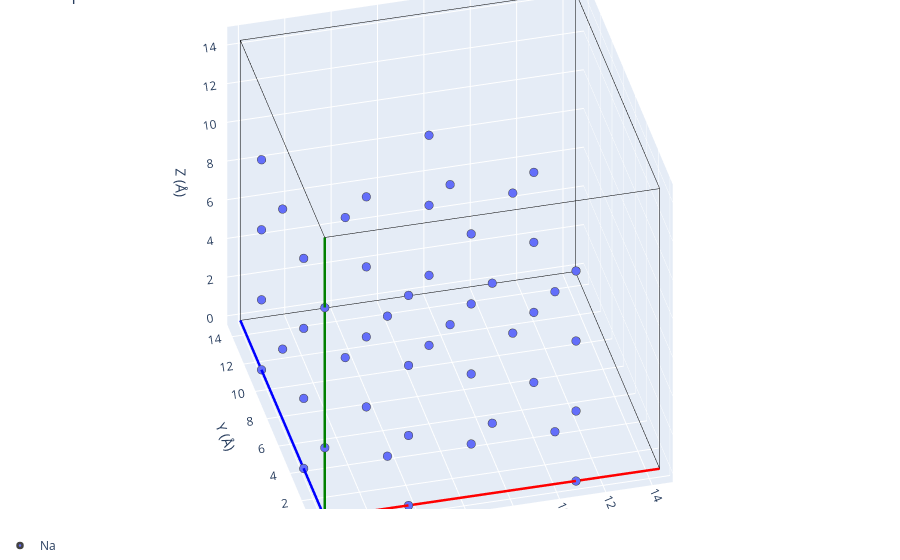

Notebook code cell kept with this figure:
### Markdown cell above
## Comparison with the expected sites

The workshop reference `structure_1.cif` describes the conventional, cubic *I*-43*m*
Na&#8323;(Sb/W)S&#8324; with the sodium spread over a single (disordered) Wyckoff site.
Expanded to the 2&times;2&times;2 MD supercell it lists 48 ideal sodium positions. Overlaying
them on the density shows how well the simulation reproduces the known sodium sublattice.

### Code cell
from pymatgen.core import Structure

from gemdat.io import read_cif

# Conventional I-43m reference, expanded to the 2x2x2 MD supercell and stripped
# down to the sodium sublattice. Place the sites in the volume's lattice so they
# share its coordinate frame.
reference = read_cif(f'{DATA}/structure_1.cif')
reference.make_supercell((2, 2, 2))
reference.remove_species(['S', 'Sb', 'W'])

expected_sites = Structure(
    lattice=vol.lattice,
    species=[site.species.elements[0] for site in reference],
    coords=[site.frac_coords for site in reference],
)

print(f'reference sodium sites: {len(expected_sites)}')
plot_3d(structure=expected_sites)

### Figure 1 — Plotly figure (JSON) as saved in the notebook; plotly's stock layout.template omitted (floating-point values rounded to 4 significant figures)
{"data": [{"line": {"color": "red", "width": 5}, "mode": "lines", "showlegend": false, "type": "scatter3d", "x": [0, 14.44], "y": [0, -0.02995], "z": [0, 3.137e-05]}, {"line": {"color": "blue", "width": 5}, "mode": "lines", "showlegend": false, "type": "scatter3d", "x": [0, -0.02995], "y": [0, 14.44], "z": [0, -5.366e-05]}, {"line": {"color": "green", "width": 5}, "mode": "lines", "showlegend": false, "type": "scatter3d", "x": [0, 3.129e-05], "y": [0, -5.396e-05], "z": [0, 14.48]}, {"line": {"color": "black", "width": 1}, "mode": "lines", "showlegend": false, "type": "scatter3d", "x": [14.44, 14.41], "y": [-0.02995, 14.41], "z": [3.137e-05, -2.229e-05]}, {"line": {"color": "black", "width": 1}, "mode": "lines", "showlegend": false, "type": "scatter3d", "x": [14.44, 14.44], "y": [-0.02995, -0.03], "z": [3.137e-05, 14.48]}, {"line": {"color": "black", "width": 1}, "mode": "lines", "showlegend": false, "type": "scatter3d", "x": [-0.02995, 14.41], "y": [14.44, 14.41], "z": [-5.366e-05, -2.229e-05]}, {"line": {"color": "black", "width": 1}, "mode": "lines", "showlegend": false, "type": "scatter3d", "x": [-0.02995, -0.02991], "y": [14.44, 14.44], "z": [-5.366e-05, 14.48]}, {"line": {"color": "black", "width": 1}, "mode": "lines", "showlegend": false, "type": "scatter3d", "x": [3.129e-05, 14.44], "y": [-5.396e-05, -0.03], "z": [14.48, 14.48]}, {"line": {"color": "black", "width": 1}, "mode": "lines", "showlegend": false, "type": "scatter3d", "x": [3.129e-05, -0.02991], "y": [-5.396e-05, 14.44], "z": [14.48, 14.48]}, {"line": {"color": "black", "width": 1}, "mode": "lines", "showlegend": false, "type": "scatter3d", "x": [14.41, -0.02991], "y": [14.41, 14.44], "z": [14.48, 14.48]}, {"line": {"color": "black", "width": 1}, "mode": "lines", "showlegend": false, "type": "scatter3d", "x": [14.41, 14.44], "y": [14.41, -0.03], "z": [14.48, 14.48]}, {"line": {"color": "black", "width": 1}, "mode": "lines", "showlegend": false, "type": "scatter3d", "x": [14.41, 14.41], "y": [14.41, 14.41], "z": [14.48, -2.229e-05]}, {"line": {"color": "red", "width": 5}, "mode": "lines", "showlegend": false, "type": "scatter3d", "x": [0, 14.44], "y": [0, -0.02995], "z": [0, 3.137e-05]}, {"line": {"color": "blue", "width": 5}, "mode": "lines", "showlegend": false, "type": "scatter3d", "x": [0, -0.02995], "y": [0, 14.44], "z": [0, -5.366e-05]}, {"line": {"color": "green", "width": 5}, "mode": "lines", "showlegend": false, "type": "scatter3d", "x": [0, 3.129e-05], "y": [0, -5.396e-05], "z": [0, 14.48]}, {"line": {"color": "black", "width": 1}, "mode": "lines", "showlegend": false, "type": "scatter3d", "x": [14.44, 14.41], "y": [-0.02995, 14.41], "z": [3.137e-05, -2.229e-05]}, {"line": {"color": "black", "width": 1}, "mode": "lines", "showlegend": false, "type": "scatter3d", "x": [14.44, 14.44], "y": [-0.02995, -0.03], "z": [3.137e-05, 14.48]}, {"line": {"color": "black", "width": 1}, "mode": "lines", "showlegend": false, "type": "scatter3d", "x": [-0.02995, 14.41], "y": [14.44, 14.41], "z": [-5.366e-05, -2.229e-05]}, {"line": {"color": "black", "width": 1}, "mode": "lines", "showlegend": false, "type": "scatter3d", "x": [-0.02995, -0.02991], "y": [14.44, 14.44], "z": [-5.366e-05, 14.48]}, {"line": {"color": "black", "width": 1}, "mode": "lines", "showlegend": false, "type": "scatter3d", "x": [3.129e-05, 14.44], "y": [-5.396e-05, -0.03], "z": [14.48, 14.48]}, {"line": {"color": "black", "width": 1}, "mode": "lines", "showlegend": false, "type": "scatter3d", "x": [3.129e-05, -0.02991], "y": [-5.396e-05, 14.44], "z": [14.48, 14.48]}, {"line": {"color": "black", "width": 1}, "mode": "lines", "showlegend": false, "type": "scatter3d", "x": [14.41, -0.02991], "y": [14.41, 14.44], "z": [14.48, 14.48]}, {"line": {"color": "black", "width": 1}, "mode": "lines", "showlegend": false, "type": "scatter3d", "x": [14.41, 14.44], "y": [14.41, -0.03], "z": [14.48, 14.48]}, {"line": {"color": "black", "width": 1}, "mode": "lines", "showlegend": false, "type": "scatter3d", "x": [14.41, 14.41], "y": [14.41, 14.41], "z": [14.48, -2.229e-05]}, {"hovertemplate": "%{hovertext}<extra></extra>", "hovertext": ["Na<br>occupancy: 1.00"], "legendgroup": "Na", "marker": {"color": "#636EFA", "line": {"width": 2.5}, "size": 5}, "mode": "markers", "name": "Na", "showlegend": true, "type": "scatter3d", "x": [7.823e-06], "y": [-1.349e-05], "z": [3.619]}, {"hovertemplate": "%{hovertext}<extra></extra>", "hovertext": ["Na<br>occupancy: 1.00"], "legendgroup": "Na", "marker": {"color": "#636EFA", "line": {"width": 2.5}, "size": 5}, "mode": "markers", "name": "Na", "showlegend": false, "type": "scatter3d", "x": [2.347e-05], "y": [-4.047e-05], "z": [10.86]}, {"hovertemplate": "%{hovertext}<extra></extra>", "hovertext": ["Na<br>occupancy: 1.00"], "legendgroup": "Na", "marker": {"color": "#636EFA", "line": {"width": 2.5}, "size": 5}, "mode": "markers", "name": "Na", "showlegend": false, "type": "scatter3d", "x": [-0.01497], "y": [7.218], "z": [3.619]}, {"hovertemplate": "%{hovertext}<extra></extra>", "hovertext": ["Na<br>occupancy: 1.00"], "legendgroup": "Na", "marker": {"color": "#636EFA", "line": {"width": 2.5}, "size": 5}, "mode": "markers", "name": "Na", "showlegend": false, "type": "scatter3d", "x": [-0.01495], "y": [7.218], "z": [10.86]}, {"hovertemplate": "%{hovertext}<extra></extra>", "hovertext": ["Na<br>occupancy: 1.00"], "legendgroup": "Na", "marker": {"color": "#636EFA", "line": {"width": 2.5}, "size": 5}, "mode": "markers", "name": "Na", "showlegend": false, "type": "scatter3d", "x": [7.218], "y": [-0.01499], "z": [3.619]}, {"hovertemplate": "%{hovertext}<extra></extra>", "hovertext": ["Na<br>occupancy: 1.00"], "legendgroup": "Na", "marker": {"color": "#636EFA", "line": {"width": 2.5}, "size": 5}, "mode": "markers", "name": "Na", "showlegend": false, "type": "scatter3d", "x": [7.219], "y": [-0.01501], "z": [10.86]}, {"hovertemplate": "%{hovertext}<extra></extra>", "hovertext": ["Na<br>occupancy: 1.00"], "legendgroup": "Na", "marker": {"color": "#636EFA", "line": {"width": 2.5}, "size": 5}, "mode": "markers", "name": "Na", "showlegend": false, "type": "scatter3d", "x": [7.204], "y": [7.204], "z": [3.619]}, {"hovertemplate": "%{hovertext}<extra></extra>", "hovertext": ["Na<br>occupancy: 1.00"], "legendgroup": "Na", "marker": {"color": "#636EFA", "line": {"width": 2.5}, "size": 5}, "mode": "markers", "name": "Na", "showlegend": false, "type": "scatter3d", "x": [7.204], "y": [7.203], "z": [10.86]}, {"hovertemplate": "%{hovertext}<extra></extra>", "hovertext": ["Na<br>occupancy: 1.00"], "legendgroup": "Na", "marker": {"color": "#636EFA", "line": {"width": 2.5}, "size": 5}, "mode": "markers", "name": "Na", "showlegend": false, "type": "scatter3d", "x": [-0.007487], "y": [3.609], "z": [-1.341e-05]}, {"hovertemplate": "%{hovertext}<extra></extra>", "hovertext": ["Na<br>occupancy: 1.00"], "legendgroup": "Na", "marker": {"color": "#636EFA", "line": {"width": 2.5}, "size": 5}, "mode": "markers", "name": "Na", "showlegend": false, "type": "scatter3d", "x": [-0.007471], "y": [3.609], "z": [7.238]}, {"hovertemplate": "%{hovertext}<extra></extra>", "hovertext": ["Na<br>occupancy: 1.00"], "legendgroup": "Na", "marker": {"color": "#636EFA", "line": {"width": 2.5}, "size": 5}, "mode": "markers", "name": "Na", "showlegend": false, "type": "scatter3d", "x": [-0.02246], "y": [10.83], "z": [-4.024e-05]}, {"hovertemplate": "%{hovertext}<extra></extra>", "hovertext": ["Na<br>occupancy: 1.00"], "legendgroup": "Na", "marker": {"color": "#636EFA", "line": {"width": 2.5}, "size": 5}, "mode": "markers", "name": "Na", "showlegend": false, "type": "scatter3d", "x": [-0.02244], "y": [10.83], "z": [7.238]}, {"hovertemplate": "%{hovertext}<extra></extra>", "hovertext": ["Na<br>occupancy: 1.00"], "legendgroup": "Na", "marker": {"color": "#636EFA", "line": {"width": 2.5}, "size": 5}, "mode": "markers", "name": "Na", "showlegend": false, "type": "scatter3d", "x": [7.211], "y": [3.594], "z": [2.27e-06]}, {"hovertemplate": "%{hovertext}<extra></extra>", "hovertext": ["Na<br>occupancy: 1.00"], "legendgroup": "Na", "marker": {"color": "#636EFA", "line": {"width": 2.5}, "size": 5}, "mode": "markers", "name": "Na", "showlegend": false, "type": "scatter3d", "x": [7.211], "y": [3.594], "z": [7.238]}, {"hovertemplate": "%{hovertext}<extra></extra>", "hovertext": ["Na<br>occupancy: 1.00"], "legendgroup": "Na", "marker": {"color": "#636EFA", "line": {"width": 2.5}, "size": 5}, "mode": "markers", "name": "Na", "showlegend": false, "type": "scatter3d", "x": [7.196], "y": [10.81], "z": [-2.456e-05]}, {"hovertemplate": "%{hovertext}<extra></extra>", "hovertext": ["Na<br>occupancy: 1.00"], "legendgroup": "Na", "marker": {"color": "#636EFA", "line": {"width": 2.5}, "size": 5}, "mode": "markers", "name": "Na", "showlegend": false, "type": "scatter3d", "x": [7.196], "y": [10.81], "z": [7.238]}, {"hovertemplate": "%{hovertext}<extra></extra>", "hovertext": ["Na<br>occupancy: 1.00"], "legendgroup": "Na", "marker": {"color": "#636EFA", "line": {"width": 2.5}, "size": 5}, "mode": "markers", "name": "Na", "showlegend": false, "type": "scatter3d", "x": [3.609], "y": [-0.007487], "z": [7.842e-06]}, {"hovertemplate": "%{hovertext}<extra></extra>", "hovertext": ["Na<br>occupancy: 1.00"], "legendgroup": "Na", "marker": {"color": "#636EFA", "line": {"width": 2.5}, "size": 5}, "mode": "markers", "name": "Na", "showlegend": false, "type": "scatter3d", "x": [3.609], "y": [-0.007514], "z": [7.238]}, {"hovertemplate": "%{hovertext}<extra></extra>", "hovertext": ["Na<br>occupancy: 1.00"], "legendgroup": "Na", "marker": {"color": "#636EFA", "line": {"width": 2.5}, "size": 5}, "mode": "markers", "name": "Na", "showlegend": false, "type": "scatter3d", "x": [3.594], "y": [7.211], "z": [-1.899e-05]}, {"hovertemplate": "%{hovertext}<extra></extra>", "hovertext": ["Na<br>occupancy: 1.00"], "legendgroup": "Na", "marker": {"color": "#636EFA", "line": {"width": 2.5}, "size": 5}, "mode": "markers", "name": "Na", "showlegend": false, "type": "scatter3d", "x": [3.594], "y": [7.211], "z": [7.238]}, {"hovertemplate": "%{hovertext}<extra></extra>", "hovertext": ["Na<br>occupancy: 1.00"], "legendgroup": "Na", "marker": {"color": "#636EFA", "line": {"width": 2.5}, "size": 5}, "mode": "markers", "name": "Na", "showlegend": false, "type": "scatter3d", "x": [10.83], "y": [-0.02246], "z": [2.353e-05]}, {"hovertemplate": "%{hovertext}<extra></extra>", "hovertext": ["Na<br>occupancy: 1.00"], "legendgroup": "Na", "marker": {"color": "#636EFA", "line": {"width": 2.5}, "size": 5}, "mode": "markers", "name": "Na", "showlegend": false, "type": "scatter3d", "x": [10.83], "y": [-0.02249], "z": [7.238]}, {"hovertemplate": "%{hovertext}<extra></extra>", "hovertext": ["Na<br>occupancy: 1.00"], "legendgroup": "Na", "marker": {"color": "#636EFA", "line": {"width": 2.5}, "size": 5}, "mode": "markers", "name": "Na", "showlegend": false, "type": "scatter3d", "x": [10.81], "y": [7.196], "z": [-3.303e-06]}, {"hovertemplate": "%{hovertext}<extra></extra>", "hovertext": ["Na<br>occupancy: 1.00"], "legendgroup": "Na", "marker": {"color": "#636EFA", "line": {"width": 2.5}, "size": 5}, "mode": "markers", "name": "Na", "showlegend": false, "type": "scatter3d", "x": [10.81], "y": [7.196], "z": [7.238]}, {"hovertemplate": "%{hovertext}<extra></extra>", "hovertext": ["Na<br>occupancy: 1.00"], "legendgroup": "Na", "marker": {"color": "#636EFA", "line": {"width": 2.5}, "size": 5}, "mode": "markers", "name": "Na", "showlegend": false, "type": "scatter3d", "x": [3.602], "y": [3.602], "z": [-5.573e-06]}, {"hovertemplate": "%{hovertext}<extra></extra>", "hovertext": ["Na<br>occupancy: 1.00"], "legendgroup": "Na", "marker": {"color": "#636EFA", "line": {"width": 2.5}, "size": 5}, "mode": "markers", "name": "Na", "showlegend": false, "type": "scatter3d", "x": [3.602], "y": [3.602], "z": [7.238]}, {"hovertemplate": "%{hovertext}<extra></extra>", "hovertext": ["Na<br>occupancy: 1.00"], "legendgroup": "Na", "marker": {"color": "#636EFA", "line": {"width": 2.5}, "size": 5}, "mode": "markers", "name": "Na", "showlegend": false, "type": "scatter3d", "x": [3.587], "y": [10.82], "z": [-3.24e-05]}, {"hovertemplate": "%{hovertext}<extra></extra>", "hovertext": ["Na<br>occupancy: 1.00"], "legendgroup": "Na", "marker": {"color": "#636EFA", "line": {"width": 2.5}, "size": 5}, "mode": "markers", "name": "Na", "showlegend": false, "type": "scatter3d", "x": [3.587], "y": [10.82], "z": [7.238]}, {"hovertemplate": "%{hovertext}<extra></extra>", "hovertext": ["Na<br>occupancy: 1.00"], "legendgroup": "Na", "marker": {"color": "#636EFA", "line": {"width": 2.5}, "size": 5}, "mode": "markers", "name": "Na", "showlegend": false, "type": "scatter3d", "x": [10.82], "y": [3.587], "z": [1.011e-05]}, {"hovertemplate": "%{hovertext}<extra></extra>", "hovertext": ["Na<br>occupancy: 1.00"], "legendgroup": "Na", "marker": {"color": "#636EFA", "line": {"width": 2.5}, "size": 5}, "mode": "markers", "name": "Na", "showlegend": false, "type": "scatter3d", "x": [10.82], "y": [3.587], "z": [7.238]}, {"hovertemplate": "%{hovertext}<extra></extra>", "hovertext": ["Na<br>occupancy: 1.00"], "legendgroup": "Na", "marker": {"color": "#636EFA", "line": {"width": 2.5}, "size": 5}, "mode": "markers", "name": "Na", "showlegend": false, "type": "scatter3d", "x": [10.81], "y": [10.81], "z": [-1.672e-05]}, {"hovertemplate": "%{hovertext}<extra></extra>", "hovertext": ["Na<br>occupancy: 1.00"], "legendgroup": "Na", "marker": {"color": "#636EFA", "line": {"width": 2.5}, "size": 5}, "mode": "markers", "name": "Na", "showlegend": false, "type": "scatter3d", "x": [10.81], "y": [10.81], "z": [7.238]}, {"hovertemplate": "%{hovertext}<extra></extra>", "hovertext": ["Na<br>occupancy: 1.00"], "legendgroup": "Na", "marker": {"color": "#636EFA", "line": {"width": 2.5}, "size": 5}, "mode": "markers", "name": "Na", "showlegend": false, "type": "scatter3d", "x": [3.609], "y": [-0.0075], "z": [3.619]}, {"hovertemplate": "%{hovertext}<extra></extra>", "hovertext": ["Na<br>occupancy: 1.00"], "legendgroup": "Na", "marker": {"color": "#636EFA", "line": {"width": 2.5}, "size": 5}, "mode": "markers", "name": "Na", "showlegend": false, "type": "scatter3d", "x": [3.609], "y": [-0.007527], "z": [10.86]}, {"hovertemplate": "%{hovertext}<extra></extra>", "hovertext": ["Na<br>occupancy: 1.00"], "legendgroup": "Na", "marker": {"color": "#636EFA", "line": {"width": 2.5}, "size": 5}, "mode": "markers", "name": "Na", "showlegend": false, "type": "scatter3d", "x": [3.594], "y": [7.211], "z": [3.619]}, {"hovertemplate": "%{hovertext}<extra></extra>", "hovertext": ["Na<br>occupancy: 1.00"], "legendgroup": "Na", "marker": {"color": "#636EFA", "line": {"width": 2.5}, "size": 5}, "mode": "markers", "name": "Na", "showlegend": false, "type": "scatter3d", "x": [3.594], "y": [7.211], "z": [10.86]}, {"hovertemplate": "%{hovertext}<extra></extra>", "hovertext": ["Na<br>occupancy: 1.00"], "legendgroup": "Na", "marker": {"color": "#636EFA", "line": {"width": 2.5}, "size": 5}, "mode": "markers", "name": "Na", "showlegend": false, "type": "scatter3d", "x": [10.83], "y": [-0.02247], "z": [3.619]}, {"hovertemplate": "%{hovertext}<extra></extra>", "hovertext": ["Na<br>occupancy: 1.00"], "legendgroup": "Na", "marker": {"color": "#636EFA", "line": {"width": 2.5}, "size": 5}, "mode": "markers", "name": "Na", "showlegend": false, "type": "scatter3d", "x": [10.83], "y": [-0.0225], "z": [10.86]}, {"hovertemplate": "%{hovertext}<extra></extra>", "hovertext": ["Na<br>occupancy: 1.00"], "legendgroup": "Na", "marker": {"color": "#636EFA", "line": {"width": 2.5}, "size": 5}, "mode": "markers", "name": "Na", "showlegend": false, "type": "scatter3d", "x": [10.81], "y": [7.196], "z": [3.619]}, {"hovertemplate": "%{hovertext}<extra></extra>", "hovertext": ["Na<br>occupancy: 1.00"], "legendgroup": "Na", "marker": {"color": "#636EFA", "line": {"width": 2.5}, "size": 5}, "mode": "markers", "name": "Na", "showlegend": false, "type": "scatter3d", "x": [10.81], "y": [7.196], "z": [10.86]}, {"hovertemplate": "%{hovertext}<extra></extra>", "hovertext": ["Na<br>occupancy: 1.00"], "legendgroup": "Na", "marker": {"color": "#636EFA", "line": {"width": 2.5}, "size": 5}, "mode": "markers", "name": "Na", "showlegend": false, "type": "scatter3d", "x": [-0.007479], "y": [3.609], "z": [3.619]}, {"hovertemplate": "%{hovertext}<extra></extra>", "hovertext": ["Na<br>occupancy: 1.00"], "legendgroup": "Na", "marker": {"color": "#636EFA", "line": {"width": 2.5}, "size": 5}, "mode": "markers", "name": "Na", "showlegend": false, "type": "scatter3d", "x": [-0.007463], "y": [3.609], "z": [10.86]}, {"hovertemplate": "%{hovertext}<extra></extra>", "hovertext": ["Na<br>occupancy: 1.00"], "legendgroup": "Na", "marker": {"color": "#636EFA", "line": {"width": 2.5}, "size": 5}, "mode": "markers", "name": "Na", "showlegend": false, "type": "scatter3d", "x": [-0.02245], "y": [10.83], "z": [3.619]}, {"hovertemplate": "%{hovertext}<extra></extra>", "hovertext": ["Na<br>occupancy: 1.00"], "legendgroup": "Na", "marker": {"color": "#636EFA", "line": {"width": 2.5}, "size": 5}, "mode": "markers", "name": "Na", "showlegend": false, "type": "scatter3d", "x": [-0.02244], "y": [10.83], "z": [10.86]}, {"hovertemplate": "%{hovertext}<extra></extra>", "hovertext": ["Na<br>occupancy: 1.00"], "legendgroup": "Na", "marker": {"color": "#636EFA", "line": {"width": 2.5}, "size": 5}, "mode": "markers", "name": "Na", "showlegend": false, "type": "scatter3d", "x": [7.211], "y": [3.594], "z": [3.619]}, {"hovertemplate": "%{hovertext}<extra></extra>", "hovertext": ["Na<br>occupancy: 1.00"], "legendgroup": "Na", "marker": {"color": "#636EFA", "line": {"width": 2.5}, "size": 5}, "mode": "markers", "name": "Na", "showlegend": false, "type": "scatter3d", "x": [7.211], "y": [3.594], "z": [10.86]}, {"hovertemplate": "%{hovertext}<extra></extra>", "hovertext": ["Na<br>occupancy: 1.00"], "legendgroup": "Na", "marker": {"color": "#636EFA", "line": {"width": 2.5}, "size": 5}, "mode": "markers", "name": "Na", "showlegend": false, "type": "scatter3d", "x": [7.196], "y": [10.81], "z": [3.619]}, {"hovertemplate": "%{hovertext}<extra></extra>", "hovertext": ["Na<br>occupancy: 1.00"], "legendgroup": "Na", "marker": {"color": "#636EFA", "line": {"width": 2.5}, "size": 5}, "mode": "markers", "name": "Na", "showlegend": false, "type": "scatter3d", "x": [7.196], "y": [10.81], "z": [10.86]}], "layout": {"legend": {"orientation": "h", "x": 0, "xanchor": "left", "y": -0.1, "yanchor": "bottom"}, "margin": {"b": 0, "l": 0, "r": 0, "t": 0}, "scene": {"aspectmode": "manual", "aspectratio": {"x": 1.444, "y": 1.444, "z": 1.448}, "camera": {"eye": {"x": -0.7219, "y": -2.887, "z": 2.171}, "projection": {"type": "orthographic"}}, "xaxis": {"title": {"text": "X (Å)"}}, "yaxis": {"title": {"text": "Y (Å)"}}, "zaxis": {"title": {"text": "Z (Å)"}}}, "showlegend": true, "title": {"text": "3D plot"}}}
